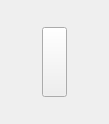
<?xml version="1.0" encoding="UTF-8"?>
<ui version="4.0">
 <class>PlaylistCtrlBar</class>
 <widget class="QWidget" name="PlaylistCtrlBar">
  <property name="geometry">
   <rect>
    <x>0</x>
    <y>0</y>
    <width>109</width>
    <height>124</height>
   </rect>
  </property>
  <property name="windowTitle">
   <string>Form</string>
  </property>
  <layout class="QGridLayout" name="gridLayout">
   <property name="leftMargin">
    <number>0</number>
   </property>
   <property name="topMargin">
    <number>0</number>
   </property>
   <property name="rightMargin">
    <number>0</number>
   </property>
   <property name="bottomMargin">
    <number>0</number>
   </property>
   <property name="spacing">
    <number>0</number>
   </property>
   <item row="0" column="0">
    <widget class="QPushButton" name="ShowOrHideBtn">
     <property name="minimumSize">
      <size>
       <width>25</width>
       <height>70</height>
      </size>
     </property>
     <property name="maximumSize">
      <size>
       <width>25</width>
       <height>70</height>
      </size>
     </property>
     <property name="text">
      <string/>
     </property>
    </widget>
   </item>
  </layout>
 </widget>
 <resources/>
 <connections/>
</ui>
